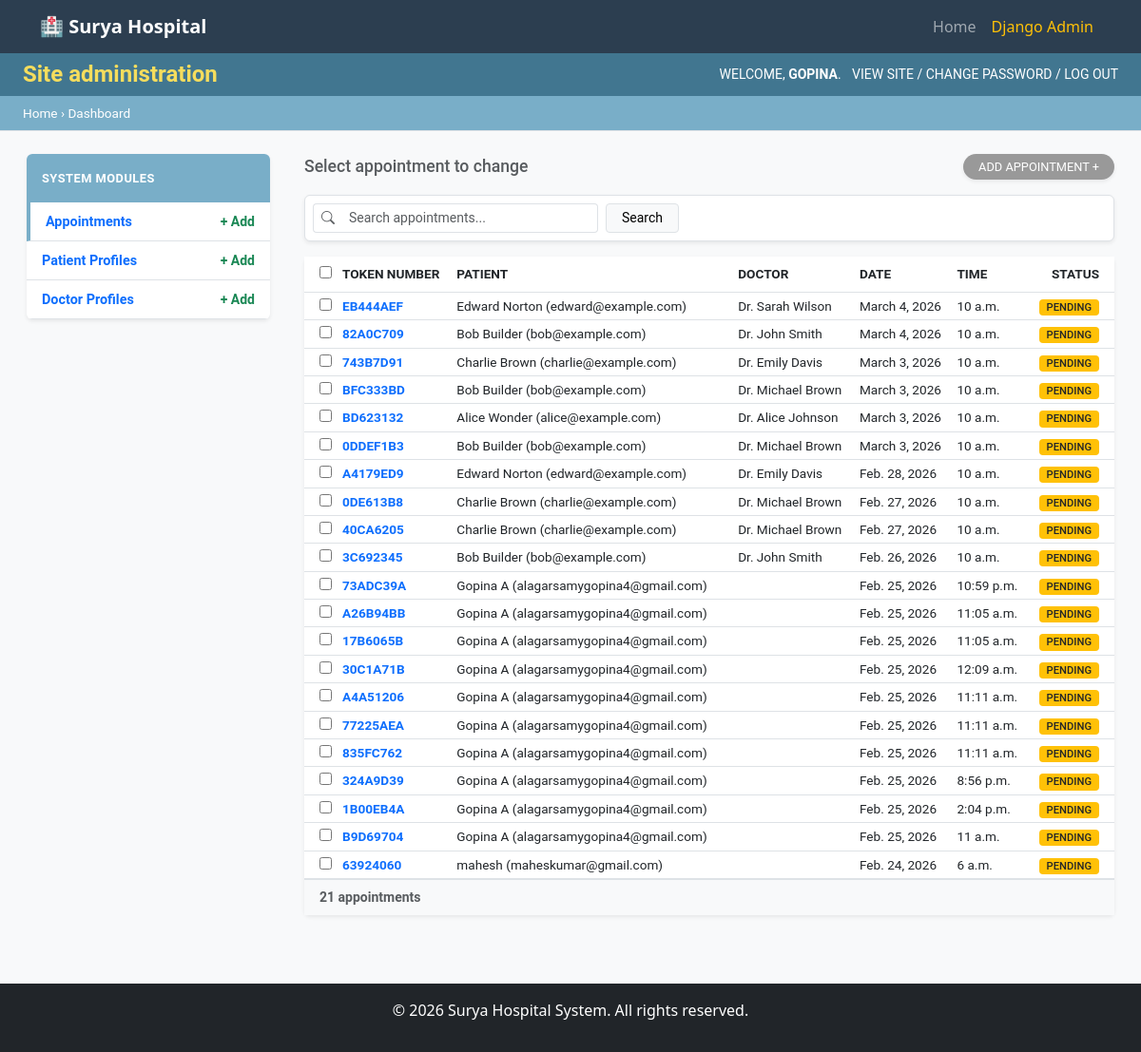
/admin-dashboard/ (signed in), run on the app's committed database.
### appointments/models.py (models this page shows, shortened)
class Appointment(models.Model):
    STATUS_CHOICES = [
        ('pending', 'Pending'),
        ('confirmed', 'Confirmed'),
        ('completed', 'Completed'),
        ('cancelled', 'Cancelled'),
    ]
    patient_name = models.CharField(max_length=100)
    patient_email = models.EmailField()
    patient_phone = models.CharField(max_length=20)
    doctor = models.ForeignKey(Doctor, on_delete=models.SET_NULL, null=True, blank=True)
    appointment_date = models.DateField()
    appointment_time = models.TimeField()
    reason = models.TextField()
    status = models.CharField(max_length=20, choices=STATUS_CHOICES, default='pending')
    token_number = models.CharField(max_length=20, unique=True, editable=False)
    created_at = models.DateTimeField(auto_now_add=True)
    class Meta:
        ordering = ['-appointment_date']

class Doctor(models.Model):
    name = models.CharField(max_length=100)
    username = models.CharField(max_length=100, unique=True, null=True, blank=True)
    email = models.EmailField(unique=True, null=True, blank=True)
    password = models.CharField(max_length=100, null=True, blank=True)
    specialization = models.CharField(max_length=100)
    department = models.ForeignKey(Department, on_delete=models.SET_NULL, null=True, blank=True, related_name='doctors')
    available_days = models.CharField(max_length=200, help_text="e.g., Monday, Tuesday, Wednesday")
    available_time_start = models.TimeField()
    available_time_end = models.TimeField()

### home/views.py (the view)
# urls.py: path('admin-dashboard/', views.admin_dashboard, name='admin_dashboard'),
def admin_dashboard(request):
    if not request.user.is_authenticated or not request.user.is_staff:
        return redirect('admin_login')
    patients = Patient.objects.all()
    appointments = Appointment.objects.all().order_by('-appointment_date')
    doctors = Doctor.objects.all()
    context = {
        'patients': patients,
        'appointments': appointments,
        'doctors': doctors,
    }
    return render(request, 'home/admin_dashboard.html', context)

### home/templates/home/admin_dashboard.html (shortened to what this page needs)
{% extends 'home/base.html' %}
{% block content %}
<div class="admin-wrapper" style="margin-top: -1.5rem; min-height: 100vh; background-color: #f8f9fa;">
    <div class="admin-header py-2 px-4 d-flex justify-content-between align-items-center"
        style="background-color: #417690; color: #f5dd5d;">
        <h1 class="h4 mb-0 fw-bold">Site administration</h1>
        <div class="admin-user-info small text-white">
            WELCOME, <span class="fw-bold">{{ request.user.username|upper }}</span>.
            <a href="{% url 'home' %}" class="text-white text-decoration-none ms-2">VIEW SITE</a> /
            <a href="/admin/password_change/" class="text-white text-decoration-none">CHANGE PASSWORD</a> /
            <a href="/admin/logout/" class="text-white text-decoration-none">LOG OUT</a>
        </div>
    </div>
    <div class="admin-breadcrumbs px-4 py-2 border-bottom"
        style="background-color: #79aec8; color: white; font-size: 0.85rem;">
        Home › Dashboard
    </div>
    <div class="container-fluid mt-4">
        <div class="row px-3">
            <div class="col-md-3 pe-4">
                <div class="admin-sidebar shadow-sm rounded bg-white overflow-hidden mb-4">
                    <div class="sidebar-section">
                        <div class="section-header p-3 fw-bold text-white ripple-effect"
                            style="background-color: #79aec8; font-size: 0.9rem; letter-spacing: 0.5px;">SYSTEM MODULES
                        </div>
                        <ul class="list-unstyled mb-0">
                            <li class="p-2 px-3 border-bottom d-flex justify-content-between align-items-center sidebar-item active"
                                onclick="showSection('appointments-sec')">
                                <span class="text-primary fw-bold"
                                    style="font-size: 0.9rem; cursor: pointer;">Appointments</span>
                                <div class="admin-actions">
                                    <a href="#" class="text-success text-decoration-none fw-bold small">+ Add</a>
                                </div>
                            </li>
                            <li class="p-2 px-3 border-bottom d-flex justify-content-between align-items-center sidebar-item"
                                onclick="showSection('patients-sec')">
                                <span class="text-primary fw-bold" style="font-size: 0.9rem; cursor: pointer;">Patient
                                    Profiles</span>
                                <div class="admin-actions">
                                    <a href="#" class="text-success text-decoration-none fw-bold small">+ Add</a>
                                </div>
                            </li>
                            <li class="p-2 px-3 border-bottom d-flex justify-content-between align-items-center sidebar-item"
                                onclick="showSection('doctors-sec')">
                                <span class="text-primary fw-bold" style="font-size: 0.9rem; cursor: pointer;">Doctor
                                    Profiles</span>
                                <div class="admin-actions">
                                    <a href="#" class="text-success text-decoration-none fw-bold small">+ Add</a>
                                </div>
                            </li>
                        </ul>
                    </div>
                </div>
            </div>
            <div class="col-md-9 text-dark">
                <div id="appointments-sec" class="admin-section">
                    <div class="d-flex justify-content-between align-items-center mb-3">
                        <h5 class="mb-0 text-muted" style="font-size: 1.1rem;">Select appointment to change</h5>
                        <button class="btn btn-secondary btn-sm rounded-pill px-3 shadow-sm"
                            style="background-color: #999; border: none; font-size: 0.8rem;">ADD APPOINTMENT +</button>
                    </div>
                    <div class="bg-white p-2 mb-3 border rounded shadow-sm d-flex align-items-center">
                        <div class="input-group input-group-sm" style="width: 300px;">
                            <span class="input-group-text bg-white border-end-0"><i
                                    class="bi bi-search text-muted"></i></span>
                            <input type="text" class="form-control border-start-0" placeholder="Search appointments...">
                        </div>
                        <button class="btn btn-light btn-sm ms-2 border px-3">Search</button>
                    </div>
                    <div class="card shadow-sm border-0">
                        <div class="card-body p-0">
                            <table class="table table-sm table-hover mb-0" style="font-size: 0.85rem;">
                                <thead style="background-color: #f8f8f8; color: #666;">
                                    <tr>
                                        <th class="ps-3 py-2"><input type="checkbox"></th>
                                        <th class="py-2 text-uppercase">Token Number</th>
                                        <th class="py-2 text-uppercase">Patient</th>
                                        <th class="py-2 text-uppercase">Doctor</th>
                                        <th class="py-2 text-uppercase">Date</th>
                                        <th class="py-2 text-uppercase">Time</th>
                                        <th class="py-2 pe-3 text-uppercase text-end">Status</th>
                                    </tr>
                                </thead>
                                <tbody>
                                    {% for appt in appointments %}
                                    <tr style="cursor: pointer;">
                                        <td class="ps-3"><input type="checkbox"></td>
                                        <td><a href="#" class="text-primary text-decoration-none fw-bold">{{ appt.token_number }}</a></td>
                                        <td>{{ appt.patient_name }} ({{ appt.patient_email }})</td>
                                        <td>{{ appt.doctor.name }}</td>
                                        <td>{{ appt.appointment_date }}</td>
                                        <td>{{ appt.appointment_time }}</td>
                                        <td class="pe-3 text-end">
                                            <span
                                                class="badge {% if appt.status == 'pending' %}bg-warning text-dark{% elif appt.status == 'confirmed' %}bg-info text-white{% else %}bg-secondary{% endif %}"
                                                style="font-size: 0.7rem; font-weight: 500; border-radius: 4px; padding: 3px 8px;">{{ appt.status|upper }}</span>
                                        </td>
                                    </tr>
                                    {% empty %}
                                    <tr>
                                        <td colspan="7" class="text-center py-4 text-muted">No appointments found.</td>
                                    </tr>
                                    {% endfor %}
                                </tbody>
                            </table>
                            <div class="p-2 px-3 border-top bg-light small fw-bold text-muted">
                                {{ appointments|length }} appointments
                            </div>
                        </div>
                    </div>
                </div>
            </div>
        </div>
    </div>
</div>
{% endblock %}

### home/templates/home/base.html (style rules this page uses)
body { background-color: #f8f9fa; }

### home/templates/home/admin_dashboard.html (style rules this page uses)
.admin-wrapper { font-family: "Roboto", "Lucida Grande", "DejaVu Sans", "Bitstream Vera Sans", Verdana, Arial, sans-serif; }
.sidebar-section .section-header { text-transform: uppercase; font-size: 0.8rem !important; }
.sidebar-item { cursor: pointer; transition: background 0.2s; }
.sidebar-item.active { border-left: 4px solid #79aec8; }

### data on the page
Appointment: token_number "EB444AEF", patient_name "Edward Norton", patient_email "edward@example.com", doctor.name "Dr. Sarah Wilson", appointment_date "March 4, 2026", appointment_time "10 a.m.", status "PENDING"
Appointment: token_number "82A0C709", patient_name "Bob Builder", patient_email "bob@example.com", doctor.name "Dr. John Smith", appointment_date "March 4, 2026", appointment_time "10 a.m.", status "PENDING"
Appointment: token_number "743B7D91", patient_name "Charlie Brown", patient_email "charlie@example.com", doctor.name "Dr. Emily Davis", appointment_date "March 3, 2026", appointment_time "10 a.m.", status "PENDING"
Appointment: token_number "BFC333BD", patient_name "Bob Builder", patient_email "bob@example.com", doctor.name "Dr. Michael Brown", appointment_date "March 3, 2026", appointment_time "10 a.m.", status "PENDING"
Appointment: token_number "BD623132", patient_name "Alice Wonder", patient_email "alice@example.com", doctor.name "Dr. Alice Johnson", appointment_date "March 3, 2026", appointment_time "10 a.m.", status "PENDING"
Appointment: token_number "0DDEF1B3", patient_name "Bob Builder", patient_email "bob@example.com", doctor.name "Dr. Michael Brown", appointment_date "March 3, 2026", appointment_time "10 a.m.", status "PENDING"
Appointment: token_number "A4179ED9", patient_name "Edward Norton", patient_email "edward@example.com", doctor.name "Dr. Emily Davis", appointment_date "Feb. 28, 2026", appointment_time "10 a.m.", status "PENDING"
Appointment: token_number "0DE613B8", patient_name "Charlie Brown", patient_email "charlie@example.com", doctor.name "Dr. Michael Brown", appointment_date "Feb. 27, 2026", appointment_time "10 a.m.", status "PENDING"
Appointment: token_number "40CA6205", patient_name "Charlie Brown", patient_email "charlie@example.com", doctor.name "Dr. Michael Brown", appointment_date "Feb. 27, 2026", appointment_time "10 a.m.", status "PENDING"
Appointment: token_number "3C692345", patient_name "Bob Builder", patient_email "bob@example.com", doctor.name "Dr. John Smith", appointment_date "Feb. 26, 2026", appointment_time "10 a.m.", status "PENDING"
Appointment: token_number "73ADC39A", patient_name "Gopina A", patient_email "alagarsamygopina4@gmail.com", appointment_date "Feb. 25, 2026", appointment_time "10:59 p.m.", status "PENDING"
Appointment: token_number "A26B94BB", patient_name "Gopina A", patient_email "alagarsamygopina4@gmail.com", appointment_date "Feb. 25, 2026", appointment_time "11:05 a.m.", status "PENDING"
Appointment: token_number "17B6065B", patient_name "Gopina A", patient_email "alagarsamygopina4@gmail.com", appointment_date "Feb. 25, 2026", appointment_time "11:05 a.m.", status "PENDING"
Appointment: token_number "30C1A71B", patient_name "Gopina A", patient_email "alagarsamygopina4@gmail.com", appointment_date "Feb. 25, 2026", appointment_time "12:09 a.m.", status "PENDING"
Appointment: token_number "A4A51206", patient_name "Gopina A", patient_email "alagarsamygopina4@gmail.com", appointment_date "Feb. 25, 2026", appointment_time "11:11 a.m.", status "PENDING"
Appointment: token_number "77225AEA", patient_name "Gopina A", patient_email "alagarsamygopina4@gmail.com", appointment_date "Feb. 25, 2026", appointment_time "11:11 a.m.", status "PENDING"
Appointment: token_number "835FC762", patient_name "Gopina A", patient_email "alagarsamygopina4@gmail.com", appointment_date "Feb. 25, 2026", appointment_time "11:11 a.m.", status "PENDING"
Appointment: token_number "324A9D39", patient_name "Gopina A", patient_email "alagarsamygopina4@gmail.com", appointment_date "Feb. 25, 2026", appointment_time "8:56 p.m.", status "PENDING"
Appointment: token_number "1B00EB4A", patient_name "Gopina A", patient_email "alagarsamygopina4@gmail.com", appointment_date "Feb. 25, 2026", appointment_time "2:04 p.m.", status "PENDING"
Appointment: token_number "B9D69704", patient_name "Gopina A", patient_email "alagarsamygopina4@gmail.com", appointment_date "Feb. 25, 2026", appointment_time "11 a.m.", status "PENDING"
Appointment: token_number "63924060", patient_name "mahesh", patient_email "maheskumar@gmail.com", appointment_date "Feb. 24, 2026", appointment_time "6 a.m.", status "PENDING"

### other printed values
{{ request.user.username|upper }} "GOPINA"
{{ appointments|length }} "21"
